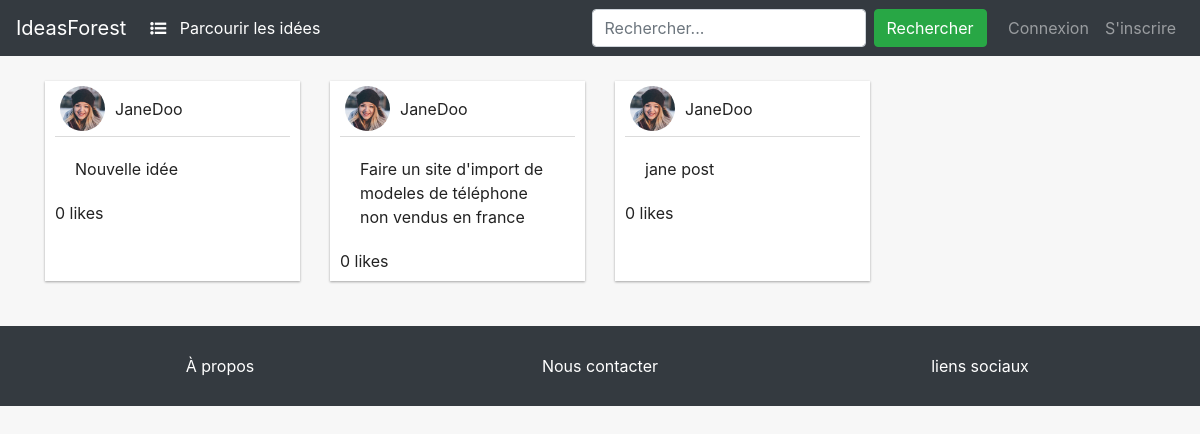
Page /user/posts/2 on the earlier database version.
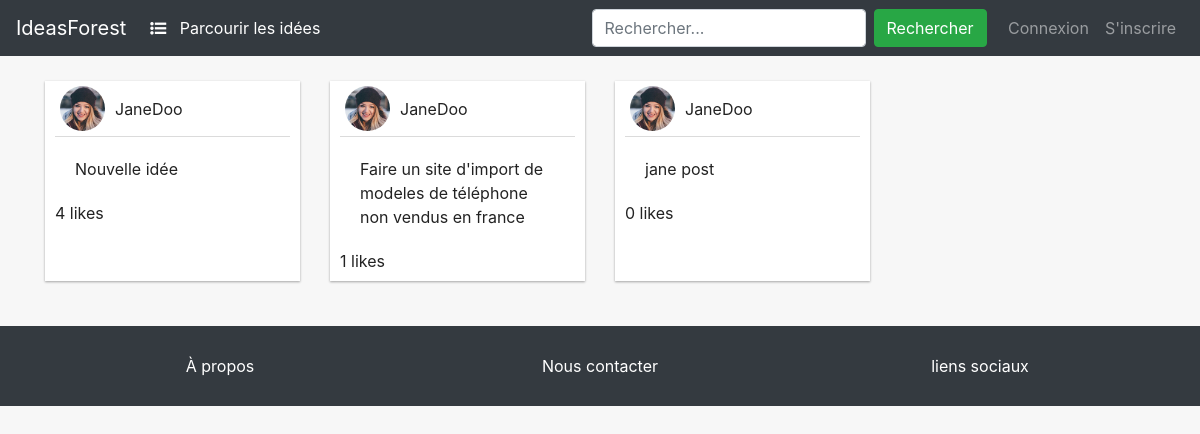
Same page on the later database version.
### blog/models.py (models this page shows, shortened)
class Post(models.Model):
    title = models.CharField(max_length=100)
    content = models.TextField()
    date_posted = models.DateTimeField(default=timezone.now)
    author = models.ForeignKey(User, on_delete=models.CASCADE)
    def get_likes(self):
        return Like.objects.filter(post=self)

### users/models.py (models this page shows, shortened)
class Profile(models.Model):
    user = models.OneToOneField(User, on_delete=models.CASCADE)
    image = models.ImageField(default='default.jpg', upload_to='profile_pics')
    about = models.TextField(default='')

### blog/views.py (the view)
# urls.py: path('user/posts/<int:pk>', user_post_list_view, name='user-post-list'),
def user_post_list_view(request,pk):
    user = get_object_or_404(User,id=pk)
    posts = Post.objects.filter(author=user).order_by('-date_posted')
    list_ = []
    for post in posts:
        likes_number = post.get_likes().count()
        already_liked = False
        if request.user.is_authenticated:
            already_liked = Like.objects.filter(post=post,author=request.user).exists()
        list_.append({
            'post' : post,
            'likes_number' : likes_number,
            'already_liked' : already_liked
        })
    paginator = Paginator(list_, POSTS_PER_PAGE)
    page = request.GET.get('page')
    list_page = paginator.get_page(page)
    is_paginated = len(list_) > POSTS_PER_PAGE
    return render(request, 'blog/user_posts.html',{
    'home_active': 'active',
    'list' : list_page,
    'is_paginated' : is_paginated
    })

### blog/templates/blog/user_posts.html (shortened to what this page needs)
{% extends "blog/base.html" %}
{% load static%}
{% block content %}
{% include 'blog/reusable/card_list.html' %}
{% endblock content %}

### blog/templates/blog/reusable/card_list.html
{% for el in list %}
<div class="col-md-3">
    <div class="idea-card">
        <div class="idea-card-head">
            <img class="rounded-circle article-img" src="{{el.post.author.profile.image.url}}" alt="">
            <a class="mr-2" href="{% url 'user_detail' el.post.author.id %}">{{ el.post.author }}</a>
        </div>
        <div class="idea-card-body">
            <p class="card-text"><a class="article-title"
                    href="{% url 'post-detail' el.post.id %}">{{ el.post.title }}</a>
            </p>
        </div>
        <div class="idea-card-bottom">
            {% if user.is_authenticated %}
            {% if el.already_liked %}
            <a class="likes-button liked" href="{% url 'like-post' el.post.id %}">
                <span class="likes-number-container">{{ el.likes_number }}</span>
                likes</a>
            {% else %}
            <a class="likes-button" href="{% url 'like-post' el.post.id %}">
                <span class="likes-number-container">{{ el.likes_number }}</span>
                likes</a>
            {% endif %}
            {% else %}
            <a class="likes-button" href="{% url 'like-post' el.post.id %}"
                title="Connectez ou inscrivez-vous pour liker.">
                <span class="likes-number-container">{{ el.likes_number }}</span>
                likes</a>
            {% endif %}
        </div>
    </div>
</div>
{% endfor %}

Differences in the rows shown:
changed through a linked row, Post "Nouvelle idée": post.author.profile.image: a different picture; likes_number "0" → "4"
changed through a linked row, Post "Faire un site d'import de modeles de téléphone non vendus en france": post.author.profile.image: a different picture; likes_number "0" → "1"
changed through a linked row, Post "jane post": post.author.profile.image: a different picture
